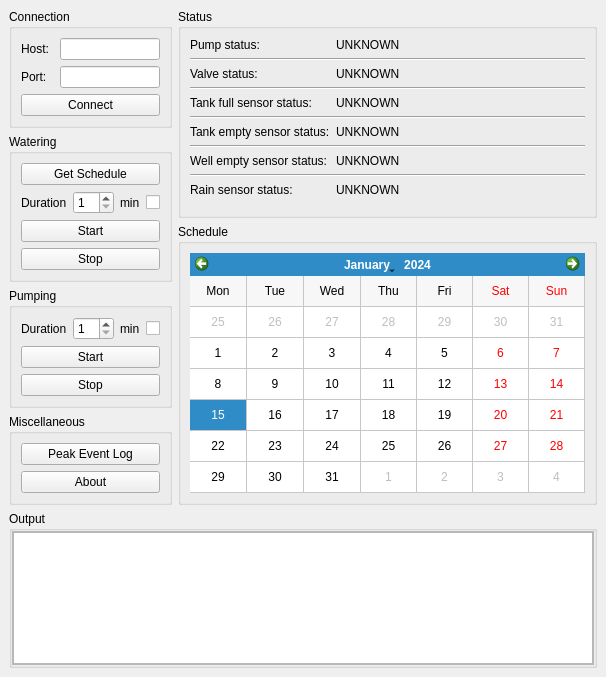
<?xml version="1.0" encoding="UTF-8"?>
<ui version="4.0">
 <class>MainWindow</class>
 <widget class="QMainWindow" name="MainWindow">
  <property name="geometry">
   <rect>
    <x>0</x>
    <y>0</y>
    <width>606</width>
    <height>677</height>
   </rect>
  </property>
  <property name="windowTitle">
   <string>Remote Gardener</string>
  </property>
  <property name="tabShape">
   <enum>QTabWidget::Triangular</enum>
  </property>
  <property name="unifiedTitleAndToolBarOnMac">
   <bool>true</bool>
  </property>
  <widget class="QWidget" name="centralwidget">
   <property name="enabled">
    <bool>true</bool>
   </property>
   <property name="sizePolicy">
    <sizepolicy hsizetype="Preferred" vsizetype="Maximum">
     <horstretch>0</horstretch>
     <verstretch>0</verstretch>
    </sizepolicy>
   </property>
   <layout class="QGridLayout" name="gridLayout_4">
    <property name="sizeConstraint">
     <enum>QLayout::SetDefaultConstraint</enum>
    </property>
    <item row="0" column="0">
     <widget class="QWidget" name="widget_controls" native="true">
      <property name="sizePolicy">
       <sizepolicy hsizetype="Maximum" vsizetype="Preferred">
        <horstretch>0</horstretch>
        <verstretch>0</verstretch>
       </sizepolicy>
      </property>
      <layout class="QVBoxLayout" name="verticalLayout_3">
       <property name="leftMargin">
        <number>0</number>
       </property>
       <property name="topMargin">
        <number>0</number>
       </property>
       <property name="rightMargin">
        <number>0</number>
       </property>
       <property name="bottomMargin">
        <number>0</number>
       </property>
       <item>
        <widget class="QGroupBox" name="gb_connection">
         <property name="sizePolicy">
          <sizepolicy hsizetype="Preferred" vsizetype="Preferred">
           <horstretch>0</horstretch>
           <verstretch>0</verstretch>
          </sizepolicy>
         </property>
         <property name="title">
          <string>Connection</string>
         </property>
         <layout class="QGridLayout" name="gridLayout_2">
          <item row="0" column="1">
           <widget class="QLabel" name="lbl_host">
            <property name="sizePolicy">
             <sizepolicy hsizetype="Preferred" vsizetype="Preferred">
              <horstretch>0</horstretch>
              <verstretch>0</verstretch>
             </sizepolicy>
            </property>
            <property name="text">
             <string>Host:</string>
            </property>
           </widget>
          </item>
          <item row="2" column="1">
           <widget class="QLabel" name="lbl_port">
            <property name="text">
             <string>Port:</string>
            </property>
           </widget>
          </item>
          <item row="2" column="2">
           <widget class="QLineEdit" name="txt_port">
            <property name="maximumSize">
             <size>
              <width>100</width>
              <height>16777215</height>
             </size>
            </property>
           </widget>
          </item>
          <item row="0" column="2">
           <widget class="QLineEdit" name="txt_host">
            <property name="maximumSize">
             <size>
              <width>100</width>
              <height>16777215</height>
             </size>
            </property>
            <property name="text">
             <string/>
            </property>
           </widget>
          </item>
          <item row="3" column="1" colspan="2">
           <widget class="QPushButton" name="btn_connect">
            <property name="enabled">
             <bool>true</bool>
            </property>
            <property name="text">
             <string>Connect</string>
            </property>
           </widget>
          </item>
         </layout>
        </widget>
       </item>
       <item>
        <widget class="QGroupBox" name="gb_watering">
         <property name="title">
          <string>Watering</string>
         </property>
         <layout class="QVBoxLayout" name="verticalLayout_2">
          <item>
           <widget class="QPushButton" name="btn_get_sched">
            <property name="text">
             <string>Get Schedule</string>
            </property>
           </widget>
          </item>
          <item>
           <widget class="QWidget" name="widget_3" native="true">
            <layout class="QHBoxLayout" name="horizontalLayout_2">
             <property name="leftMargin">
              <number>0</number>
             </property>
             <property name="topMargin">
              <number>0</number>
             </property>
             <property name="rightMargin">
              <number>0</number>
             </property>
             <property name="bottomMargin">
              <number>0</number>
             </property>
             <item>
              <widget class="QLabel" name="lbl_water_dur">
               <property name="text">
                <string>Duration</string>
               </property>
              </widget>
             </item>
             <item>
              <widget class="QSpinBox" name="sb_water_dur">
               <property name="minimum">
                <number>1</number>
               </property>
              </widget>
             </item>
             <item>
              <widget class="QLabel" name="lbl_water_dur_units">
               <property name="text">
                <string>min</string>
               </property>
              </widget>
             </item>
             <item>
              <widget class="QCheckBox" name="cb_water_dur">
               <property name="text">
                <string/>
               </property>
               <property name="checked">
                <bool>false</bool>
               </property>
              </widget>
             </item>
            </layout>
           </widget>
          </item>
          <item>
           <widget class="QPushButton" name="btn_start_water">
            <property name="text">
             <string>Start</string>
            </property>
           </widget>
          </item>
          <item>
           <widget class="QPushButton" name="btn_stop_water">
            <property name="text">
             <string>Stop</string>
            </property>
           </widget>
          </item>
         </layout>
        </widget>
       </item>
       <item>
        <widget class="QGroupBox" name="gb_pumping">
         <property name="title">
          <string>Pumping</string>
         </property>
         <layout class="QVBoxLayout" name="verticalLayout_5">
          <item>
           <widget class="QWidget" name="widget_4" native="true">
            <layout class="QHBoxLayout" name="horizontalLayout_4">
             <property name="leftMargin">
              <number>0</number>
             </property>
             <property name="topMargin">
              <number>0</number>
             </property>
             <property name="rightMargin">
              <number>0</number>
             </property>
             <property name="bottomMargin">
              <number>0</number>
             </property>
             <item>
              <widget class="QLabel" name="lbl_pump_dur">
               <property name="text">
                <string>Duration</string>
               </property>
              </widget>
             </item>
             <item>
              <widget class="QSpinBox" name="sb_pump_dur">
               <property name="minimum">
                <number>1</number>
               </property>
               <property name="value">
                <number>1</number>
               </property>
              </widget>
             </item>
             <item>
              <widget class="QLabel" name="lbl_pump_dur_units">
               <property name="text">
                <string>min</string>
               </property>
              </widget>
             </item>
             <item>
              <widget class="QCheckBox" name="cb_pump_dur">
               <property name="text">
                <string/>
               </property>
               <property name="checked">
                <bool>false</bool>
               </property>
              </widget>
             </item>
            </layout>
           </widget>
          </item>
          <item>
           <widget class="QPushButton" name="btn_start_pump">
            <property name="text">
             <string>Start</string>
            </property>
           </widget>
          </item>
          <item>
           <widget class="QPushButton" name="btn_stop_pump">
            <property name="text">
             <string>Stop</string>
            </property>
           </widget>
          </item>
         </layout>
        </widget>
       </item>
       <item>
        <widget class="QGroupBox" name="gb_misc">
         <property name="title">
          <string>Miscellaneous</string>
         </property>
         <layout class="QVBoxLayout" name="verticalLayout_8">
          <item>
           <widget class="QPushButton" name="btn_log">
            <property name="text">
             <string>Peak Event Log</string>
            </property>
           </widget>
          </item>
          <item>
           <widget class="QPushButton" name="btn_about">
            <property name="text">
             <string>About</string>
            </property>
           </widget>
          </item>
         </layout>
        </widget>
       </item>
      </layout>
     </widget>
    </item>
    <item row="0" column="1">
     <widget class="QWidget" name="widget_status" native="true">
      <property name="sizePolicy">
       <sizepolicy hsizetype="Preferred" vsizetype="Preferred">
        <horstretch>0</horstretch>
        <verstretch>0</verstretch>
       </sizepolicy>
      </property>
      <layout class="QVBoxLayout" name="verticalLayout_6">
       <property name="leftMargin">
        <number>0</number>
       </property>
       <property name="topMargin">
        <number>0</number>
       </property>
       <property name="rightMargin">
        <number>0</number>
       </property>
       <property name="bottomMargin">
        <number>0</number>
       </property>
       <item>
        <widget class="QGroupBox" name="gb_status">
         <property name="sizePolicy">
          <sizepolicy hsizetype="Preferred" vsizetype="Preferred">
           <horstretch>0</horstretch>
           <verstretch>0</verstretch>
          </sizepolicy>
         </property>
         <property name="title">
          <string>Status</string>
         </property>
         <layout class="QGridLayout" name="gridLayout">
          <item row="1" column="0">
           <widget class="QWidget" name="widget" native="true">
            <layout class="QGridLayout" name="gridLayout_3">
             <property name="leftMargin">
              <number>0</number>
             </property>
             <property name="topMargin">
              <number>0</number>
             </property>
             <property name="rightMargin">
              <number>0</number>
             </property>
             <item row="6" column="0">
              <widget class="QLabel" name="lbl_tank_empty">
               <property name="text">
                <string>Tank empty sensor status:</string>
               </property>
              </widget>
             </item>
             <item row="0" column="1">
              <widget class="QLabel" name="lbl_pump_status_disp">
               <property name="minimumSize">
                <size>
                 <width>50</width>
                 <height>0</height>
                </size>
               </property>
               <property name="maximumSize">
                <size>
                 <width>16777215</width>
                 <height>16777215</height>
                </size>
               </property>
               <property name="text">
                <string>UNKNOWN</string>
               </property>
              </widget>
             </item>
             <item row="7" column="0" colspan="2">
              <widget class="Line" name="line_4">
               <property name="orientation">
                <enum>Qt::Horizontal</enum>
               </property>
              </widget>
             </item>
             <item row="2" column="0">
              <widget class="QLabel" name="lbl_valve_status">
               <property name="text">
                <string>Valve status:</string>
               </property>
              </widget>
             </item>
             <item row="6" column="1">
              <widget class="QLabel" name="lbl_tank_empty_disp">
               <property name="minimumSize">
                <size>
                 <width>50</width>
                 <height>0</height>
                </size>
               </property>
               <property name="text">
                <string>UNKNOWN</string>
               </property>
              </widget>
             </item>
             <item row="4" column="0">
              <widget class="QLabel" name="lbl_tank_full">
               <property name="text">
                <string>Tank full sensor status:</string>
               </property>
              </widget>
             </item>
             <item row="1" column="0" colspan="2">
              <widget class="Line" name="line">
               <property name="orientation">
                <enum>Qt::Horizontal</enum>
               </property>
              </widget>
             </item>
             <item row="4" column="1">
              <widget class="QLabel" name="lbl_tank_full_disp">
               <property name="minimumSize">
                <size>
                 <width>50</width>
                 <height>0</height>
                </size>
               </property>
               <property name="text">
                <string>UNKNOWN</string>
               </property>
              </widget>
             </item>
             <item row="5" column="0" colspan="2">
              <widget class="Line" name="line_3">
               <property name="orientation">
                <enum>Qt::Horizontal</enum>
               </property>
              </widget>
             </item>
             <item row="10" column="1">
              <widget class="QLabel" name="lbl_rain_disp">
               <property name="minimumSize">
                <size>
                 <width>50</width>
                 <height>0</height>
                </size>
               </property>
               <property name="text">
                <string>UNKNOWN</string>
               </property>
              </widget>
             </item>
             <item row="8" column="1">
              <widget class="QLabel" name="lbl_well_empty_disp">
               <property name="minimumSize">
                <size>
                 <width>50</width>
                 <height>0</height>
                </size>
               </property>
               <property name="text">
                <string>UNKNOWN</string>
               </property>
              </widget>
             </item>
             <item row="8" column="0">
              <widget class="QLabel" name="lbl_well_empty">
               <property name="text">
                <string>Well empty sensor status:</string>
               </property>
              </widget>
             </item>
             <item row="2" column="1">
              <widget class="QLabel" name="lbl_valve_status_disp">
               <property name="minimumSize">
                <size>
                 <width>50</width>
                 <height>0</height>
                </size>
               </property>
               <property name="text">
                <string>UNKNOWN</string>
               </property>
              </widget>
             </item>
             <item row="3" column="0" colspan="2">
              <widget class="Line" name="line_2">
               <property name="orientation">
                <enum>Qt::Horizontal</enum>
               </property>
              </widget>
             </item>
             <item row="0" column="0">
              <widget class="QLabel" name="lbl_pump_status">
               <property name="sizePolicy">
                <sizepolicy hsizetype="Maximum" vsizetype="Preferred">
                 <horstretch>0</horstretch>
                 <verstretch>0</verstretch>
                </sizepolicy>
               </property>
               <property name="text">
                <string>Pump status:</string>
               </property>
              </widget>
             </item>
             <item row="10" column="0">
              <widget class="QLabel" name="lbl_rain">
               <property name="text">
                <string>Rain sensor status:</string>
               </property>
              </widget>
             </item>
             <item row="9" column="0" colspan="2">
              <widget class="Line" name="line_5">
               <property name="orientation">
                <enum>Qt::Horizontal</enum>
               </property>
              </widget>
             </item>
            </layout>
           </widget>
          </item>
         </layout>
        </widget>
       </item>
       <item>
        <widget class="QGroupBox" name="gb_calendar">
         <property name="title">
          <string>Schedule</string>
         </property>
         <layout class="QVBoxLayout" name="verticalLayout_9">
          <item>
           <widget class="QCalendarWidget" name="cw_schedule">
            <property name="gridVisible">
             <bool>true</bool>
            </property>
            <property name="horizontalHeaderFormat">
             <enum>QCalendarWidget::ShortDayNames</enum>
            </property>
            <property name="verticalHeaderFormat">
             <enum>QCalendarWidget::NoVerticalHeader</enum>
            </property>
            <property name="navigationBarVisible">
             <bool>true</bool>
            </property>
            <property name="dateEditEnabled">
             <bool>false</bool>
            </property>
           </widget>
          </item>
         </layout>
        </widget>
       </item>
      </layout>
     </widget>
    </item>
    <item row="1" column="0" colspan="2">
     <widget class="QGroupBox" name="gb_output">
      <property name="title">
       <string>Output</string>
      </property>
      <layout class="QVBoxLayout" name="verticalLayout">
       <property name="leftMargin">
        <number>0</number>
       </property>
       <property name="topMargin">
        <number>0</number>
       </property>
       <property name="rightMargin">
        <number>0</number>
       </property>
       <property name="bottomMargin">
        <number>0</number>
       </property>
       <item>
        <widget class="QScrollArea" name="scrollArea">
         <property name="widgetResizable">
          <bool>true</bool>
         </property>
         <widget class="QWidget" name="scrollAreaWidgetContents">
          <property name="geometry">
           <rect>
            <x>0</x>
            <y>0</y>
            <width>584</width>
            <height>143</height>
           </rect>
          </property>
          <layout class="QVBoxLayout" name="verticalLayout_7">
           <property name="leftMargin">
            <number>0</number>
           </property>
           <property name="topMargin">
            <number>0</number>
           </property>
           <property name="rightMargin">
            <number>0</number>
           </property>
           <property name="bottomMargin">
            <number>0</number>
           </property>
           <item>
            <widget class="QTextEdit" name="text_output">
             <property name="readOnly">
              <bool>true</bool>
             </property>
            </widget>
           </item>
          </layout>
         </widget>
        </widget>
       </item>
      </layout>
     </widget>
    </item>
   </layout>
  </widget>
 </widget>
 <resources/>
 <connections/>
</ui>
